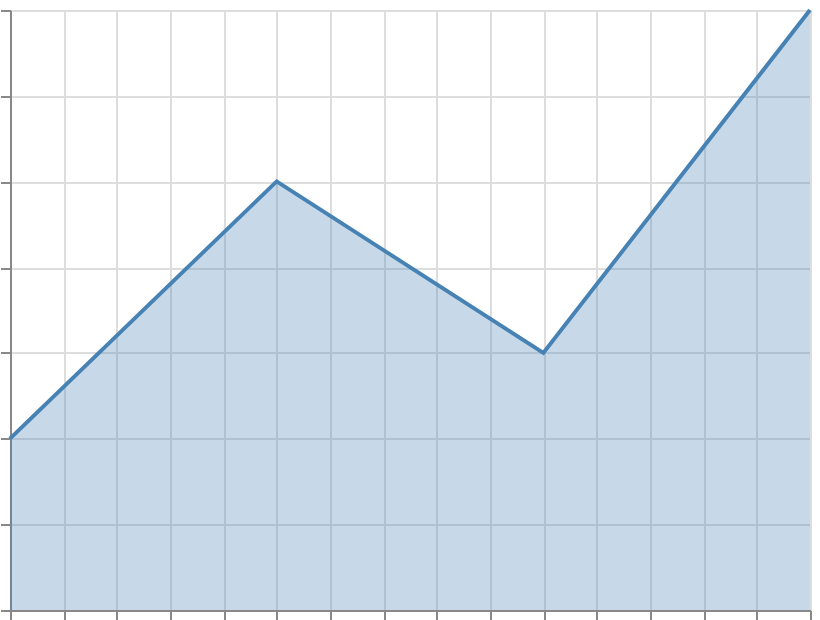

Write the Vega-Lite specification saved for this chart.
### Vega-Lite specification from a JSON file in a GitHub repository (floating-point values rounded to 4 significant figures)
{"$schema": "https://vega.github.io/schema/vega-lite/v6.json", "width": 400, "height": 300, "padding": 5, "autosize": "none", "data": {"name": "table", "values": [{"x": 1, "y": 2}, {"x": 2, "y": 5}, {"x": 3, "y": 3}, {"x": 4, "y": 7}]}, "layer": [{"mark": "area", "encoding": {"x": {"field": "x", "type": "quantitative"}, "y": {"field": "y", "type": "quantitative"}, "fill": {"value": "steelblue"}, "fillOpacity": {"value": 0.3}}}, {"mark": "line", "encoding": {"x": {"field": "x", "type": "quantitative"}, "y": {"field": "y", "type": "quantitative"}, "stroke": {"value": "steelblue"}, "strokeWidth": {"value": 2}}}]}
